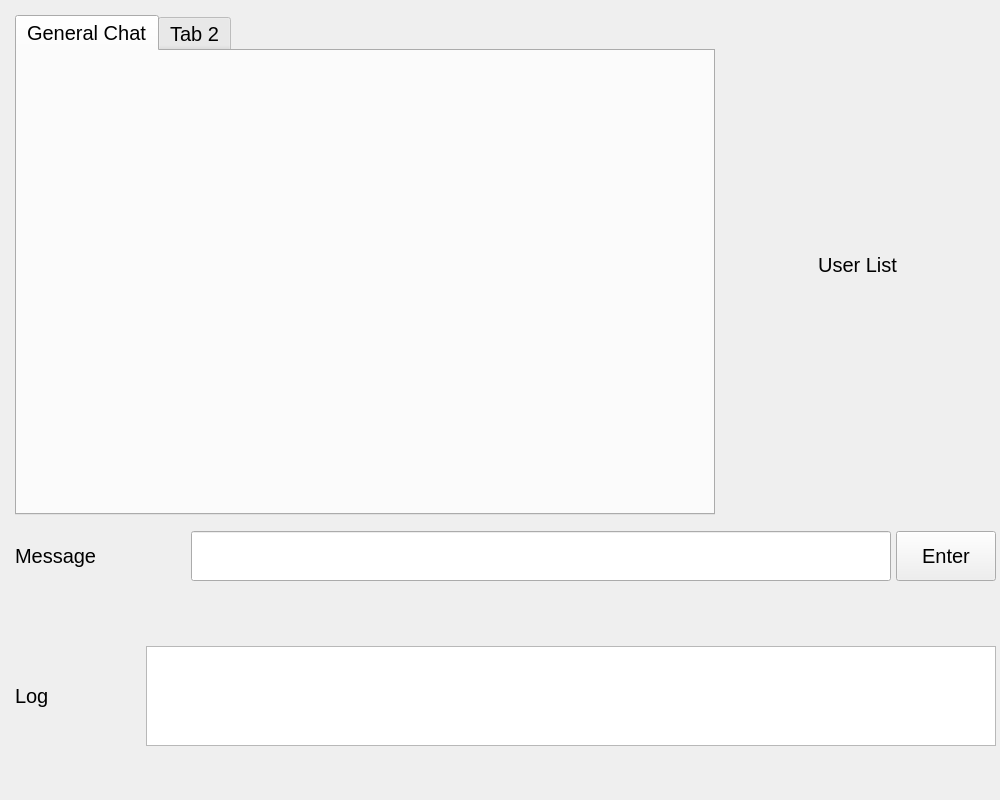
<?xml version="1.0" encoding="UTF-8"?>
<ui version="4.0">
 <class>ServerWidget</class>
 <widget class="QWidget" name="ServerWidget">
  <property name="geometry">
   <rect>
    <x>0</x>
    <y>0</y>
    <width>1000</width>
    <height>800</height>
   </rect>
  </property>
  <property name="minimumSize">
   <size>
    <width>1000</width>
    <height>800</height>
   </size>
  </property>
  <property name="maximumSize">
   <size>
    <width>1000</width>
    <height>800</height>
   </size>
  </property>
  <property name="font">
   <font>
    <pointsize>15</pointsize>
   </font>
  </property>
  <property name="windowTitle">
   <string>ServerWidget</string>
  </property>
  <widget class="QWidget" name="verticalLayoutWidget">
   <property name="geometry">
    <rect>
     <x>10</x>
     <y>10</y>
     <width>991</width>
     <height>791</height>
    </rect>
   </property>
   <layout class="QVBoxLayout" name="verticalLayout">
    <item>
     <layout class="QHBoxLayout" name="horizontalLayout_2">
      <property name="spacing">
       <number>5</number>
      </property>
      <property name="leftMargin">
       <number>5</number>
      </property>
      <property name="topMargin">
       <number>5</number>
      </property>
      <property name="rightMargin">
       <number>5</number>
      </property>
      <property name="bottomMargin">
       <number>5</number>
      </property>
      <item alignment="Qt::AlignLeft|Qt::AlignVCenter">
       <widget class="QTabWidget" name="tabWidget">
        <property name="minimumSize">
         <size>
          <width>700</width>
          <height>500</height>
         </size>
        </property>
        <property name="maximumSize">
         <size>
          <width>700</width>
          <height>500</height>
         </size>
        </property>
        <property name="currentIndex">
         <number>0</number>
        </property>
        <widget class="QWidget" name="TabGeneralChat">
         <property name="font">
          <font>
           <pointsize>15</pointsize>
          </font>
         </property>
         <attribute name="title">
          <string>General Chat</string>
         </attribute>
        </widget>
        <widget class="QWidget" name="tab_2">
         <attribute name="title">
          <string>Tab 2</string>
         </attribute>
        </widget>
       </widget>
      </item>
      <item>
       <layout class="QVBoxLayout" name="verticalLayout_2">
        <property name="spacing">
         <number>0</number>
        </property>
        <property name="leftMargin">
         <number>0</number>
        </property>
        <property name="topMargin">
         <number>0</number>
        </property>
        <item alignment="Qt::AlignHCenter">
         <widget class="QLabel" name="labelUserList">
          <property name="minimumSize">
           <size>
            <width>0</width>
            <height>50</height>
           </size>
          </property>
          <property name="maximumSize">
           <size>
            <width>200</width>
            <height>50</height>
           </size>
          </property>
          <property name="font">
           <font>
            <pointsize>15</pointsize>
           </font>
          </property>
          <property name="text">
           <string>User List</string>
          </property>
          <property name="alignment">
           <set>Qt::AlignCenter</set>
          </property>
         </widget>
        </item>
        <item>
         <layout class="QVBoxLayout" name="usersLayout">
          <property name="spacing">
           <number>0</number>
          </property>
          <property name="leftMargin">
           <number>0</number>
          </property>
          <property name="topMargin">
           <number>0</number>
          </property>
          <property name="rightMargin">
           <number>0</number>
          </property>
          <property name="bottomMargin">
           <number>0</number>
          </property>
         </layout>
        </item>
       </layout>
      </item>
     </layout>
    </item>
    <item>
     <layout class="QHBoxLayout" name="horizontalLayout_3" stretch="0,0,0">
      <property name="spacing">
       <number>5</number>
      </property>
      <property name="leftMargin">
       <number>5</number>
      </property>
      <property name="topMargin">
       <number>5</number>
      </property>
      <property name="rightMargin">
       <number>5</number>
      </property>
      <property name="bottomMargin">
       <number>5</number>
      </property>
      <item alignment="Qt::AlignLeft|Qt::AlignVCenter">
       <widget class="QLabel" name="label">
        <property name="minimumSize">
         <size>
          <width>100</width>
          <height>50</height>
         </size>
        </property>
        <property name="maximumSize">
         <size>
          <width>100</width>
          <height>50</height>
         </size>
        </property>
        <property name="text">
         <string>Message</string>
        </property>
       </widget>
      </item>
      <item>
       <widget class="QLineEdit" name="InputLine">
        <property name="minimumSize">
         <size>
          <width>700</width>
          <height>50</height>
         </size>
        </property>
        <property name="maximumSize">
         <size>
          <width>700</width>
          <height>50</height>
         </size>
        </property>
        <property name="dragEnabled">
         <bool>false</bool>
        </property>
       </widget>
      </item>
      <item>
       <widget class="QPushButton" name="EnterLine">
        <property name="minimumSize">
         <size>
          <width>100</width>
          <height>50</height>
         </size>
        </property>
        <property name="maximumSize">
         <size>
          <width>100</width>
          <height>50</height>
         </size>
        </property>
        <property name="font">
         <font>
          <pointsize>15</pointsize>
         </font>
        </property>
        <property name="text">
         <string>Enter</string>
        </property>
       </widget>
      </item>
     </layout>
    </item>
    <item>
     <layout class="QHBoxLayout" name="horizontalLayout_4">
      <property name="spacing">
       <number>5</number>
      </property>
      <property name="leftMargin">
       <number>5</number>
      </property>
      <property name="topMargin">
       <number>5</number>
      </property>
      <property name="rightMargin">
       <number>5</number>
      </property>
      <property name="bottomMargin">
       <number>5</number>
      </property>
      <item alignment="Qt::AlignLeft|Qt::AlignVCenter">
       <widget class="QLabel" name="labelLog">
        <property name="minimumSize">
         <size>
          <width>50</width>
          <height>100</height>
         </size>
        </property>
        <property name="maximumSize">
         <size>
          <width>50</width>
          <height>100</height>
         </size>
        </property>
        <property name="font">
         <font>
          <pointsize>15</pointsize>
         </font>
        </property>
        <property name="text">
         <string>Log</string>
        </property>
       </widget>
      </item>
      <item alignment="Qt::AlignLeft|Qt::AlignVCenter">
       <widget class="QTextBrowser" name="Log">
        <property name="minimumSize">
         <size>
          <width>850</width>
          <height>100</height>
         </size>
        </property>
        <property name="maximumSize">
         <size>
          <width>850</width>
          <height>100</height>
         </size>
        </property>
       </widget>
      </item>
     </layout>
    </item>
   </layout>
  </widget>
 </widget>
 <resources/>
 <connections/>
</ui>
